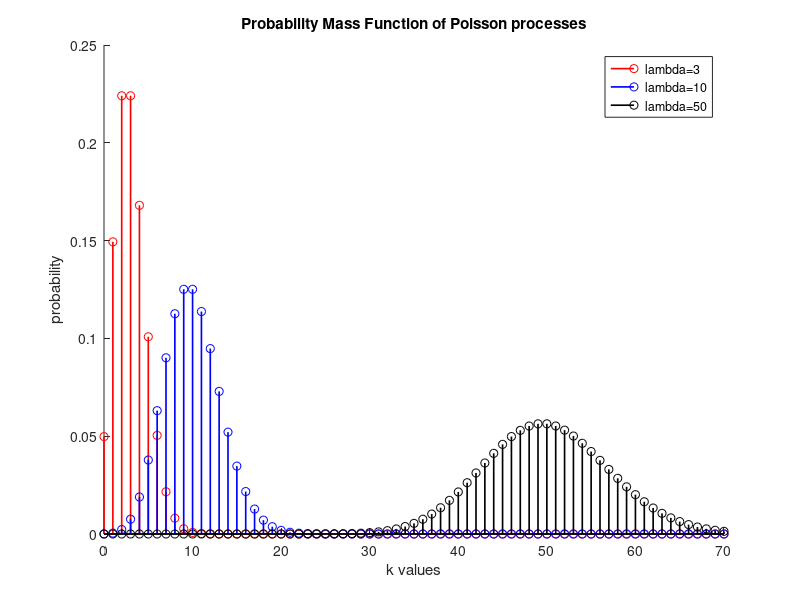
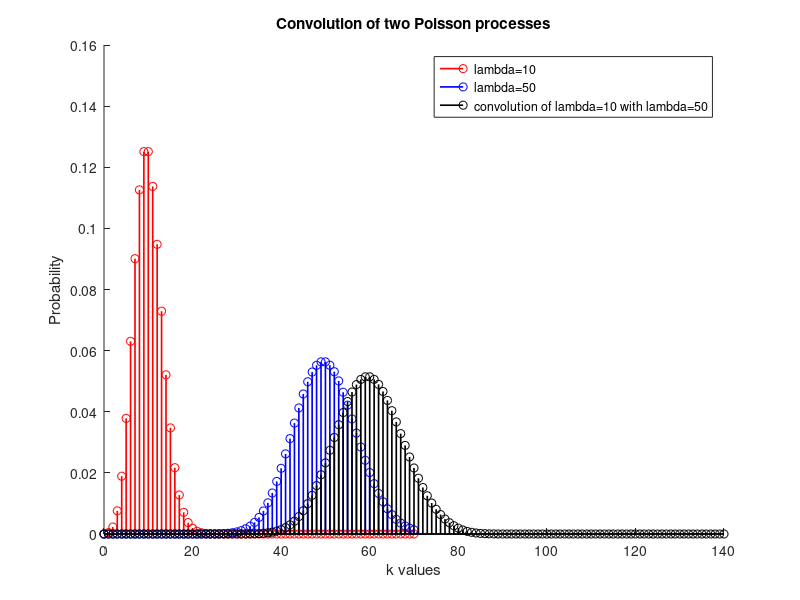
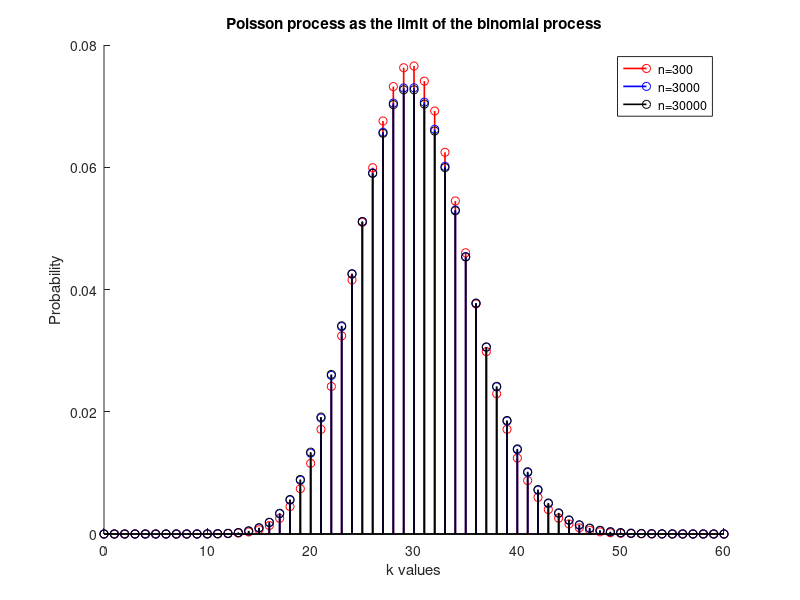

MATLAB code to generate these figures, in order:
pkg load statistics

clc;
clear all;
close all;

% TASK: In a common diagram, design the Probability Mass Function of Poisson processes
% with lambda parameters 3, 10, 50. In the horizontal axes, choose k parameters 
% between 0 and 70. 

k = 0:1:70;
lambda = [3,10,50,30];

for i=1:columns(lambda)
  poisson(i,:) = poisspdf(k,lambda(i));
endfor

colors = "rbkm";
figure(1);
hold on;

% Don't draw for lambda = 30 (last column), since it's not asked.
for i=1:(columns(lambda)-1)
  stem(k,poisson(i,:),colors(i),"linewidth",1.2);
endfor
hold off;

title("Probability Mass Function of Poisson processes");
xlabel("k values");
ylabel("probability");
legend("lambda=3","lambda=10","lambda=50");


% TASK: Regarding the Poisson process with parameter lambda 30, compute its mean 
% value and variance.

index = find(lambda == 30);
chosen = poisson(index,:);

mean_value = 0;
for i=0:(columns(poisson(index,:))-1)
  mean_value = mean_value + i.*poisson(index,i+1);
endfor

display("Mean value of Poisson with lambda 30 is :");
display(mean_value);

second_moment = 0;
for i=0:(columns(poisson(index,:))-1)
  second_moment = second_moment + i.*i.*poisson(index,i+1);
endfor

variance = second_moment - mean_value.^2;
display("Variance of Poisson with lambda 30 is :");
display(variance);


% TASK: Consider the convolution of the Poisson distribution with lambda 10 with 
% the Poisson distribution with lambda 50. 

first = find(lambda==10);
second = find(lambda==50);
poisson_first = poisson(first,:);
poisson_second = poisson(second,:);

composed = conv(poisson_first,poisson_second);
new_k = 0:1:(2*70);

figure(2);
hold on;
stem(k,poisson_first(:),colors(1),"linewidth",1.2);
stem(k,poisson_second(:),colors(2),"linewidth",1.2);
stem(new_k,composed,colors(3),"linewidth",1.2);

% The commented commands below can be used to graph a Poisson distribution with lambda = 60
% to observe that it is the same as the convolution of the 2 other distributions.

% poisson_sum(1,:) = poisspdf(new_k,60);
% stem(new_k,poisson_sum(:),colors(4),"linewidht",1.2);

hold off;
title("Convolution of two Poisson processes");
xlabel("k values");
ylabel("Probability");
legend("lambda=10","lambda=50","convolution of lambda=10 with lambda=50");


% TASK: Show that Poisson process is the limit of the binomial distribution.

k = 0:1:60;

% Define the desired Poisson Process
lambda = 30;
i = 1:1:3;
n = [300, 3000, 30000]; 
p = lambda./n;

figure(3);
title("Poisson process as the limit of the binomial process");
xlabel("k values");
ylabel("Probability");
hold on;

for i=1:3
  binomial = binopdf(k,n(i),p(i));
  stem(k,binomial,colors(i),"linewidth",1.2);
endfor
legend("n=300","n=3000","n=30000");
hold off;